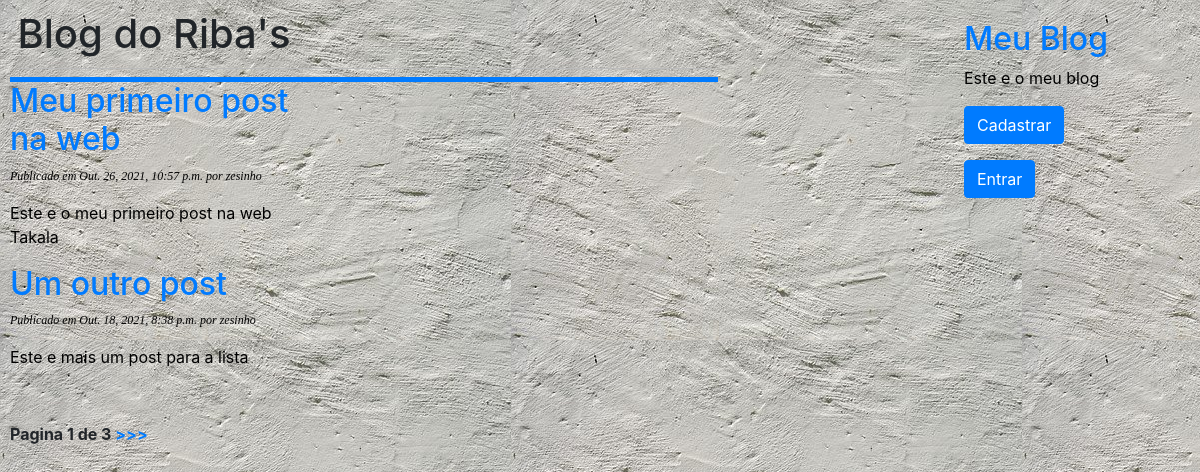
The page / on the database its author committed.
### blog/models.py (models this page shows, shortened)
class Post(models.Model):
    STATUS_CHOICES = (
        ('rascunho', 'Rascunho'),
        ('publicado', 'Publicado')
    )
    objects = models.Manager() #este e o gerenciador padrao
    publicados = PublicadosManager() #nosso gerenciador personalizado
    titulo = models.CharField(max_length=250)
    slug = models.SlugField(max_length=100)
    corpo = models.TextField()
    autor = models.ForeignKey(User, on_delete=models.CASCADE, related_name='blog_posts')
    publicado = models.DateTimeField(default=timezone.now)
    criado = models.DateTimeField(auto_now_add=True)
    status = models.CharField(max_length=9, choices=STATUS_CHOICES, default='rascunho')
    class Meta:
        ordering = ('-publicado',)
        verbose_name = 'Post'
        verbose_name_plural = 'Posts'

### blog/views.py (the view)
# urls.py: path('', views.ListarPostsView.as_view(), name='listar_posts'),
class ListarPostsView(ListView):
    queryset = Post.publicados.all()
    context_object_name = 'posts'
    paginate_by = 2
    template_name = "blog/post/listarposts.html"

### blog/templates/blog/post/listarposts.html (shortened to what this page needs)
{% extends 'blog/base.html' %}
{% block conteudo %}
<body class="blog">
    <header class="border-primary">
        <div class="container">
            <h1>Blog do Riba's</h1>
        </div>
    </header>
    <div id="conteudo">
        {% for p in posts %}
        <h2>
            <a href="{% url 'blog:detalhe' p.slug %}">{{ p.titulo }}</a>
        </h2>
        <p class="date">
            Publicado em {{ p.publicado }} por {{ p.autor }}
        </p>
        <p id="paragraph">
            {{ p.corpo|truncatewords:60|linebreaks }}
        </p>
        {% endfor %}
    </div>
        {% include "paginacao.html" with page=page_obj %}
{% endblock %}

### blog/static/blog/css/blog.css (style rules this page uses)
body { background-image: linear-gradient(rgba(0,0,0,0.5), rgba(0,0,0,0.5)) background-size: cover; background-position: center; background-attachment: fixed; width: 100%; heigth: 20px solid #fff; font-family: Arial, sans-serif; padding: 10px; margin: 20px auto; max-width: 1500px; }
.blog { margin-bottom: 20px; background-position: center; }
#paragraph { border-left: 5px solid #2370a5; padding-left: 5px; }
header { border-bottom-width: 5px; border-bottom-style: solid; transform: translateZ(0); -webkit-transform: translateZ(0); position: relative; z-index: 999; }
.border-primary { border-color: #2f557c !important; }
.container { width: 100%; padding-right: 15px; padding-left: 15px; margin-right: auto; margin-left: auto; }
a { color: yellow; text-decoration: none; }
p { color: black; text-decoration: none; }
p.date { color: black; font-family: georgia, serif; font-size: 12px; font-style: italic; }
h1 { font-neight: normal; border-bottom: 1px solid #bbb; padding: 0 0 10px 0; }
h2 { font-neight: normal; margin: 10px 0 0; }
#conteudo { width: 300px; border-radius: 15px; height: 300px; }

### rows shown on the page
Post: titulo "Meu primeiro post na web", publicado "Out. 26, 2021, 10:57 p.m.", autor "zesinho", corpo "Este e o meu primeiro post na web Takala"
Post: titulo "Um outro post", publicado "Out. 18, 2021, 8:38 p.m.", autor "zesinho", corpo "Este e mais um post para a lista"

### other values the page prints
{{ page.number }} "1"
{{ page.paginator.num_pages }} "3"
